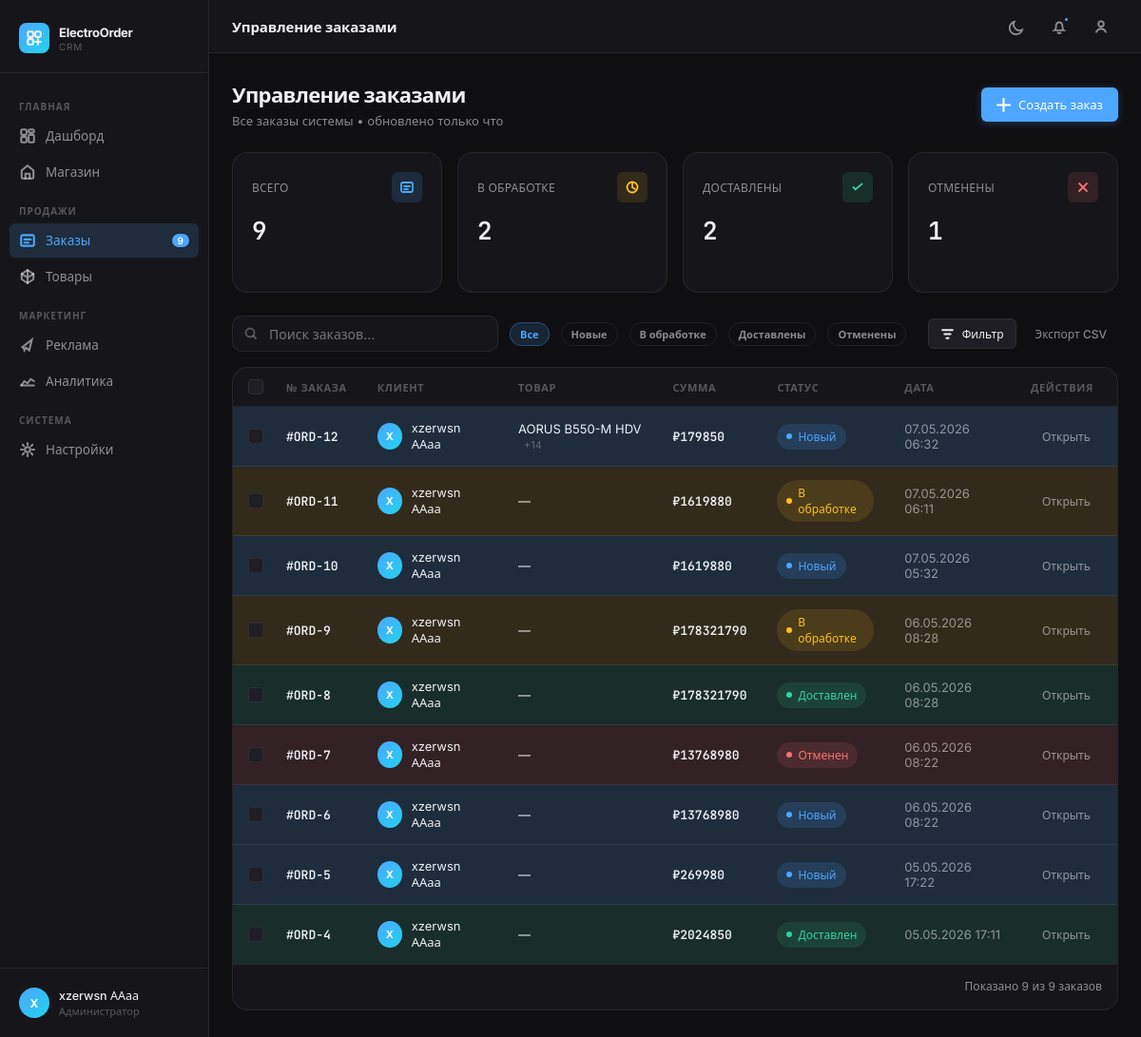
Page /crm/orders/ (signed in) on the earlier database version.
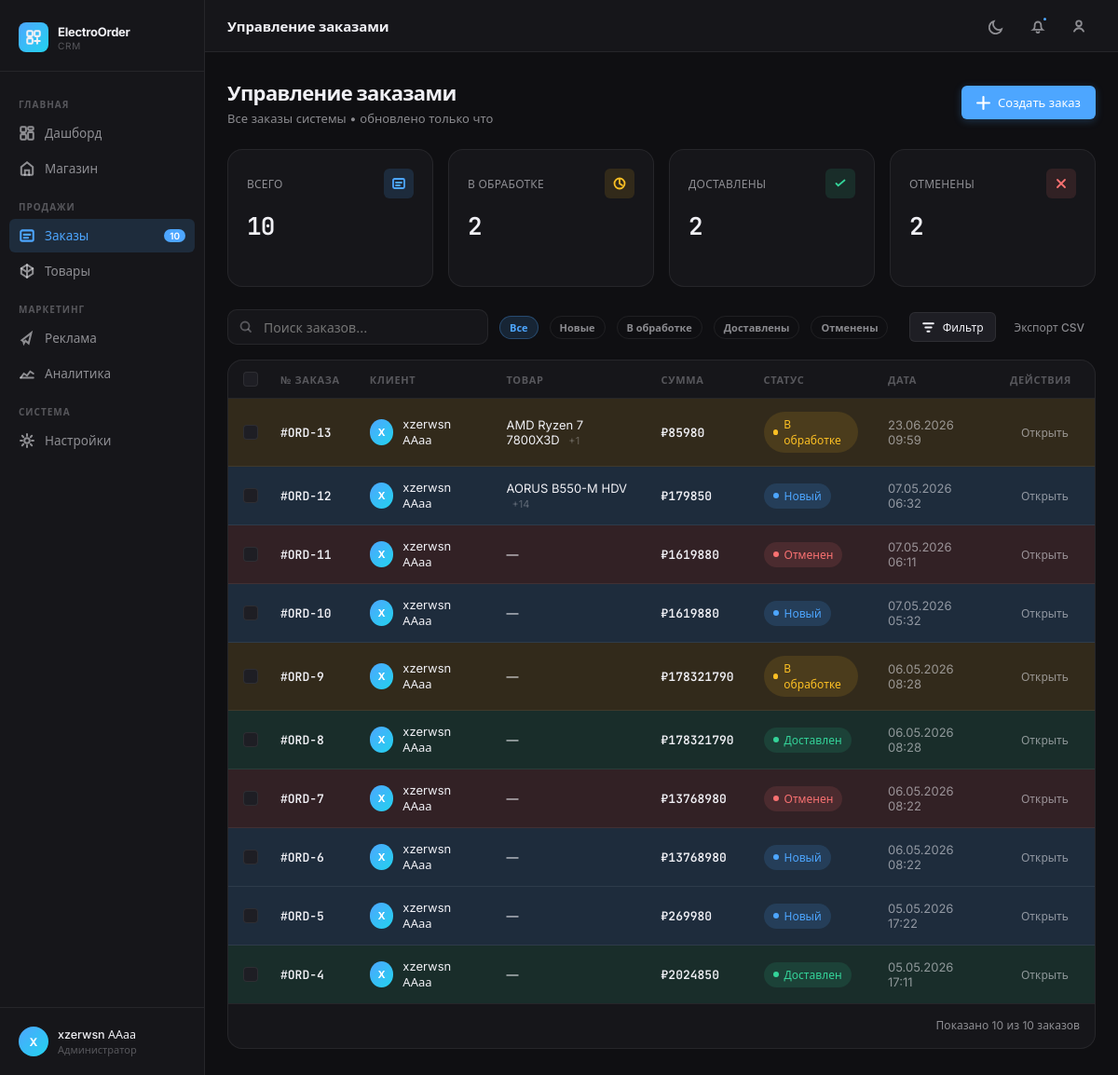
Same page on the later database version.
### dashboard/models.py (models this page shows, shortened)
class Order(models.Model):
    STATUS_CHOICES = [
        ('pending', 'В обработке '),
        ('delivered', 'Доставлен'),
        ('new', 'Новый'),
        ('cancelled', 'Отменен')
    ]
    user = models.ForeignKey(
        User,
        on_delete=models.CASCADE,
        related_name='orders',
        verbose_name='Пользователь'
    )
    total_amount = models.IntegerField(
        default = 0,
        validators=[MinValueValidator(0)],
        verbose_name="Общая сумма заказа"
    )
    status = models.CharField(
        max_length=20,
        choices = STATUS_CHOICES,
        default='new',
        verbose_name='Статус',
    )
    created_at = models.DateTimeField(
        auto_now_add=True,
        verbose_name='Дата оформления'
    )
    class Meta:
        ordering = ['-created_at']
        verbose_name = 'Заказ'
        verbose_name_plural = 'Заказы'

### dashboard/views.py (the view)
# urls.py: path("orders/", include('orders.urls')),
@login_required
def orders(request):
    context = build_orders_page_context()
    context.update(
        {
            "title": "Управление заказами",
            "page_title": "Управление заказами",
            "page_subtitle": "Все заказы системы • обновлено только что",
            "active_page": "orders",
        }
    )
    return render(request, "dashboard/orders.html", context)

### dashboard/views.py (called while the page is built)
def percent_delta(current, previous):
    current = Decimal(current or 0)
    previous = Decimal(previous or 0)
    if previous == 0:
        return Decimal("0") if current == 0 else Decimal("100")
    return ((current - previous) / previous) * Decimal("100")

def get_products_for_order():
    return list(
        Product.objects.filter(is_active=True)
        .order_by("name")
        .values("id", "name", "price", "stock")
    )

def get_site_visits_count(_start_date, _end_date):
    return 0

def build_week_chart(orders_qs, today):
    week_start = today - timedelta(days=today.weekday())
    week_end = week_start + timedelta(days=6)
    rows = (
        orders_qs.filter(created_at__date__gte=week_start, created_at__date__lte=week_end)
        .annotate(day=TruncDate("created_at"))
        .values("day")
        .annotate(count=Count("id"))
    )
    counts = {row["day"]: row["count"] for row in rows}
    return [
        {"label": WEEK_LABELS[index], "count": counts.get(week_start + timedelta(days=index), 0)}
        for index in range(7)
    ]

### dashboard/templates/dashboard/orders.html (shortened to what the changed rows need)
{% extends "base.html" %}
{% block content %}
<section class="metrics-grid metrics-grid-compact">
    <div class="card metric-card">
        <div class="metric-header">
            <span class="metric-label">Всего</span>
            <div class="metric-icon blue">
            </div>
        </div>
        <span class="metric-value">{{ all_orders_count }}</span>
    </div>
    <div class="card metric-card">
        <div class="metric-header">
            <span class="metric-label">Отменены</span>
            <div class="metric-icon red">
            </div>
        </div>
        <span class="metric-value">{{ cancelled_count }}</span>
    </div>
</section>
<section class="card table-card">
    <div class="table-wrap">
        <table class="orders-table" id="ordersManagementTable" data-export-name="orders_full">
            <thead>
                <tr>
                    <th class="checkbox-col"><label class="checkbox-wrap"><span class="checkbox-box"></span></label></th>
                    <th><div class="th-inner">№ заказа</div></th>
                    <th><div class="th-inner">Клиент</div></th>
                    <th><div class="th-inner">Товар</div></th>
                    <th><div class="th-inner">Сумма</div></th>
                    <th><div class="th-inner">Статус</div></th>
                    <th><div class="th-inner">Дата</div></th>
                    <th><div class="th-inner">Действия</div></th>
                </tr>
            </thead>
            <tbody id="ordersTableBody">
                {% for order in orders %}
                <tr class="order-row status-{{ order.status }}" data-order-id="{{ order.id }}" data-status="{{ order.status }}" data-search="{{ order.id }} {{ order.user.get_full_name|default:order.user.username }} {{ order.first_product|default:''|lower }}">
                    <td class="checkbox-col">
                        <label class="checkbox-wrap">
                            <span class="checkbox-box"><svg class="checkbox-check" viewBox="0 0 10 10"><polyline points="1.5,5 4,7.5 8.5,2.5"></polyline></svg></span>
                        </label>
                    </td>
                    <td><span class="order-id">#ORD-{{ order.id }}</span></td>
                    <td>
                        <div class="client-info">
                            <div class="client-avatar">{{ order.user.get_full_name|default:order.user.username|slice:":1"|upper }}</div>
                            <span class="client-name">{{ order.user.get_full_name|default:order.user.username }}</span>
                        </div>
                    </td>
                    <td>
                        <span class="product-name">{{ order.first_product|default:"—"|truncatechars:34 }}</span>
                        {% if order.items_count and order.items_count > 1 %}<span class="more-items">+{{ order.items_count|add:"-1" }}</span>{% endif %}
                    </td>
                    <td><span class="order-amount">₽{{ order.total_amount|floatformat:0 }}</span></td>
                    <td><span class="status-badge status-{{ order.status }}"><span class="status-dot"></span>{{ order.get_status_display }}</span></td>
                    <td><span class="order-date">{{ order.created_at|date:"d.m.Y H:i" }}</span></td>
                    <td>
                        <button type="button" class="btn btn-ghost btn-sm order-open-btn" data-order-open="{{ order.id }}">Открыть</button>
                    </td>
                </tr>
                {% empty %}
                <tr>
                    <td colspan="8" class="empty-orders">Заказы не найдены</td>
                </tr>
                {% endfor %}
            </tbody>
        </table>
    </div>
    <div class="pagination">
        <div class="pagination-info">Показано <span id="ordersVisibleCount">{{ orders|length }}</span> из {{ all_orders_count }} заказов</div>
    </div>
</section>
{% endblock %}

### templates/includes/navbar.html (shortened to what the changed rows need)
<aside class="sidebar" id="mainNav">
    <div class="sidebar-nav">
        <a href="{% url 'dashboard:orders' %}" class="nav-item {% if active_page == 'orders' %}active{% endif %}">
            <svg class="nav-icon" viewBox="0 0 16 16" fill="none" stroke="currentColor" stroke-width="1.8" stroke-linecap="round">
                <rect x="2" y="3" width="12" height="10" rx="1.5"></rect>
                <path d="M5 7h6M5 10h4"></path>
            </svg>
            <span class="nav-label">Заказы</span>
            <span class="nav-badge">{{ all_orders_count|default:0 }}</span>
        </a>
    </div>
</aside>

Differences in the rows shown:
added Order: id "13", user.get_full_name "X", user.get_full_name "xzerwsn ААаа", first_product "AMD Ryzen 7 7800X3D", items_count|add "1", total_amount "85980", status "В обработке", created_at "23.06.2026 09:59"
changed Order id 11: status "В обработке" → "Отменен"
Other differences:
{{ all_orders_count|default:0 }}: "9" → "10"
{{ all_orders_count }}: "9" → "10"
{{ cancelled_count }}: "1" → "2"
{{ orders|length }}: "9" → "10"
